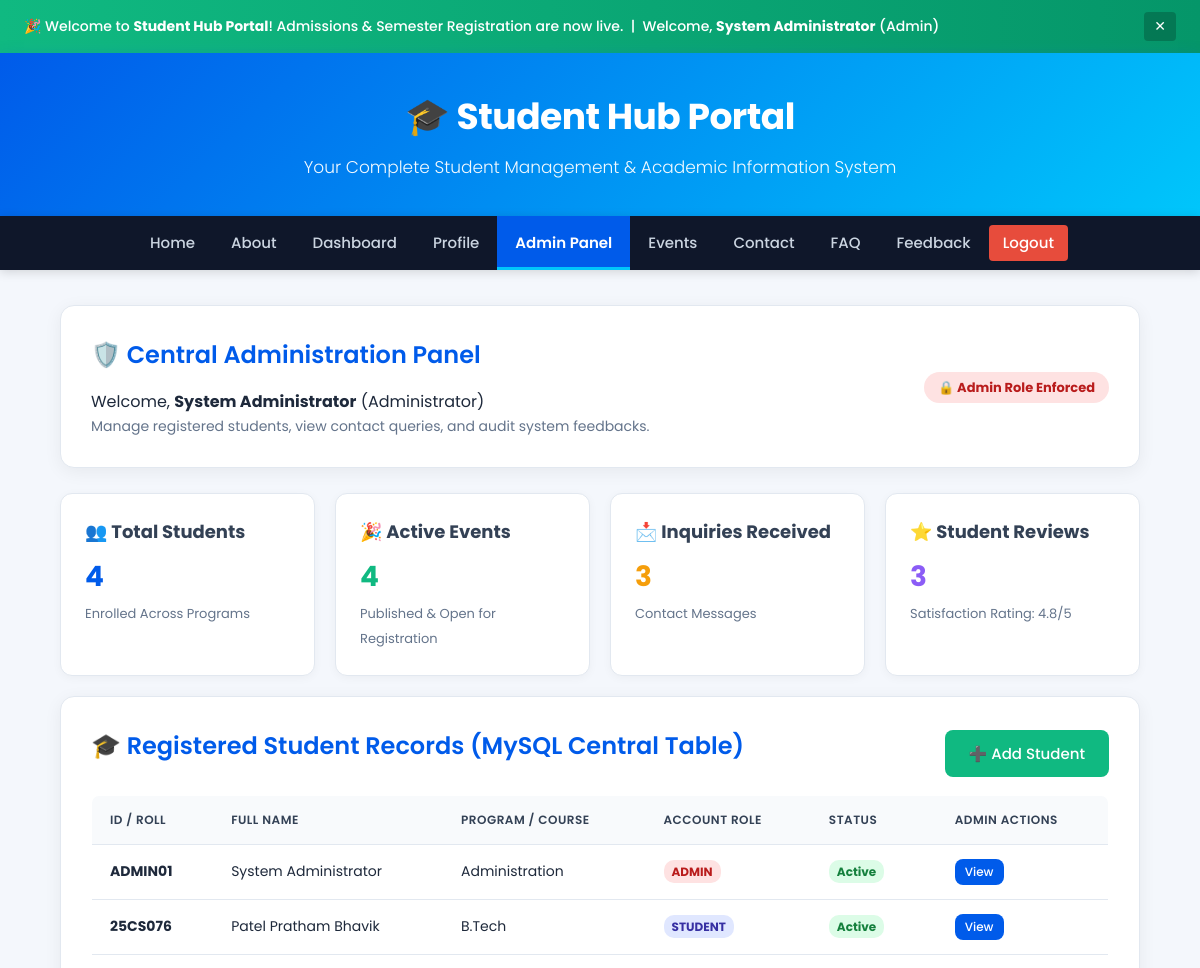
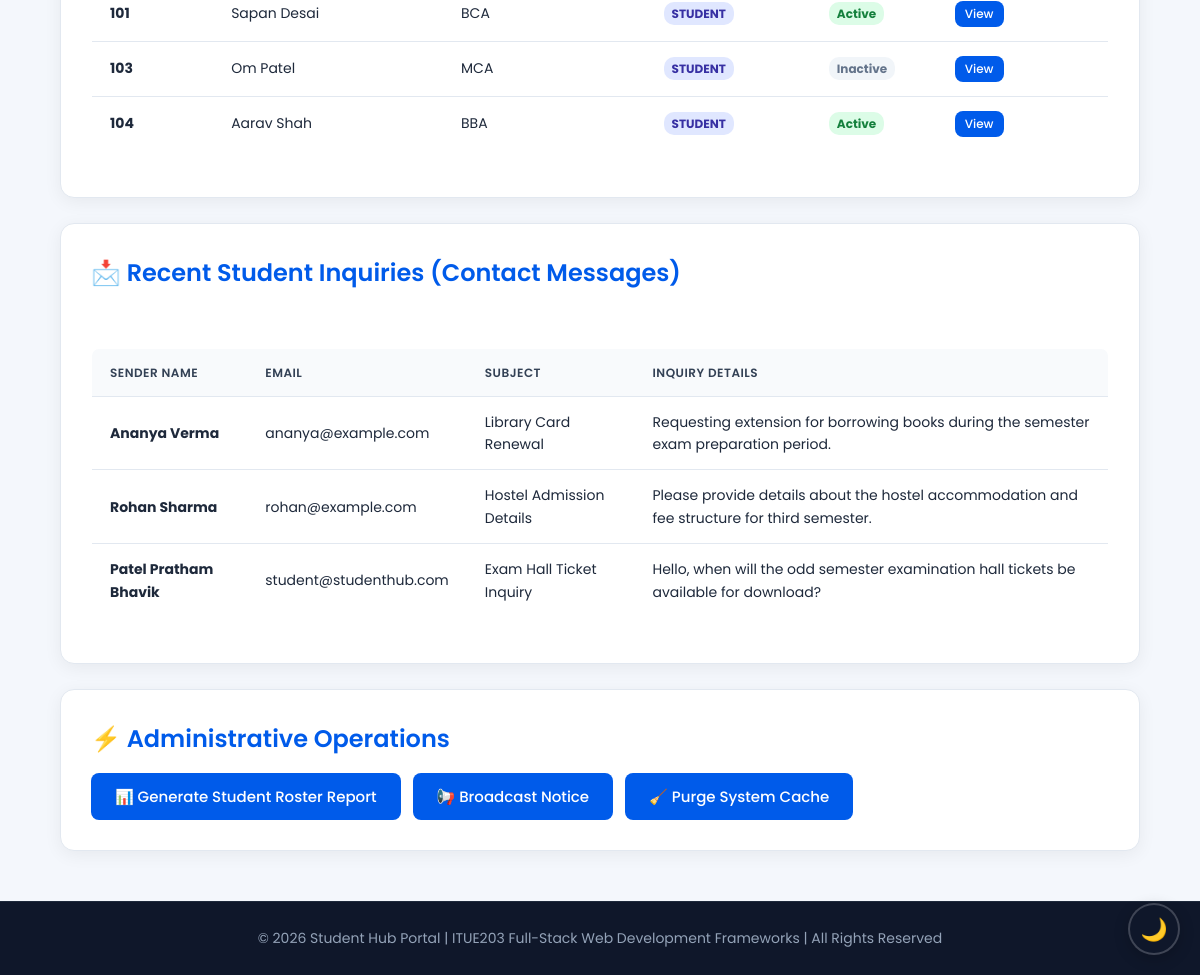
/admin.php (signed in), run on the app's committed database (2 pictures, top to bottom).
### tables this page shows
CREATE TABLE `users` (
  `id` INT AUTO_INCREMENT PRIMARY KEY,
  `student_id` VARCHAR(50) NOT NULL UNIQUE,
  `name` VARCHAR(100) NOT NULL,
  `email` VARCHAR(100) NOT NULL UNIQUE,
  `phone` VARCHAR(20) NOT NULL,
  `course` VARCHAR(50) NOT NULL,
  `password` VARCHAR(255) NOT NULL,
  `role` ENUM('student', 'admin') NOT NULL DEFAULT 'student',
  `city` VARCHAR(50) DEFAULT 'Nadiad',
  `dob` DATE DEFAULT '2006-01-12',
  `status` ENUM('Active', 'Inactive') DEFAULT 'Active',
  `created_at` TIMESTAMP DEFAULT CURRENT_TIMESTAMP
);

CREATE TABLE `contact_messages` (
  `id` INT AUTO_INCREMENT PRIMARY KEY,
  `name` VARCHAR(100) NOT NULL,
  `email` VARCHAR(100) NOT NULL,
  `subject` VARCHAR(150) NOT NULL,
  `message` TEXT NOT NULL,
  `status` ENUM('New', 'Read', 'Replied') DEFAULT 'New',
  `created_at` TIMESTAMP DEFAULT CURRENT_TIMESTAMP
);

### session.php (called while the page is built, shortened)
<?php
function getCurrentUser() {
    return $_SESSION['studenthub_user'] ?? null;
}
function getUserRole() {
    return $_SESSION['studenthub_user']['role'] ?? 'guest';
}

### admin.php (the view, shortened to what this page needs)
<?php
require_once __DIR__ . '/session.php';
$pdo = getDBConnection();
$students = [];
$messages = [];
$feedbacks = [];
$totalStudents = 0;
$totalEvents = 0;
if ($pdo) {
    $students = $pdo->query("SELECT id, student_id, name, email, course, phone, status, role FROM users ORDER BY id ASC")->fetchAll();
    $totalStudents = count(array_filter($students, fn($u) => $u['role'] === 'student'));
    $totalEvents = $pdo->query("SELECT COUNT(*) FROM events")->fetchColumn();
    $messages = $pdo->query("SELECT * FROM contact_messages ORDER BY id DESC LIMIT 5")->fetchAll();
    $feedbacks = $pdo->query("SELECT * FROM feedback ORDER BY id DESC LIMIT 5")->fetchAll();
}
require_once __DIR__ . '/header.php';
?>
<section class="card">
    <div style="display:flex;justify-content:space-between;align-items:center;flex-wrap:wrap;gap:15px;">
        <div>
            <h2>🛡️ Central Administration Panel</h2>
            <p>Welcome, <strong><?= htmlspecialchars($currentUser['name']) ?></strong> (Administrator)</p>
            <p style="font-size:14px;color:#64748b;">Manage registered students, view contact queries, and audit system feedbacks.</p>
        </div>
        <div>
            <span style="background:#fee2e2;color:#b91c1c;padding:6px 14px;border-radius:20px;font-size:13px;font-weight:bold;">
                🔒 Admin Role Enforced
            </span>
        </div>
    </div>
</section>
<section class="dashboard" aria-label="System Metrics">
    <div class="box">
        <h3>👥 Total Students</h3>
        <p style="font-size:28px;font-weight:bold;color:#005bea;"><?= (int)$totalStudents ?></p>
        <span style="font-size:13px;color:#64748b;">Enrolled Across Programs</span>
    </div>
    <div class="box">
        <h3>🎉 Active Events</h3>
        <p style="font-size:28px;font-weight:bold;color:#10b981;"><?= (int)$totalEvents ?></p>
        <span style="font-size:13px;color:#64748b;">Published & Open for Registration</span>
    </div>
    <div class="box">
        <h3>📩 Inquiries Received</h3>
        <p style="font-size:28px;font-weight:bold;color:#f59e0b;"><?= count($messages) ?></p>
        <span style="font-size:13px;color:#64748b;">Contact Messages</span>
    </div>
    <div class="box">
        <h3>⭐ Student Reviews</h3>
        <p style="font-size:28px;font-weight:bold;color:#8b5cf6;"><?= count($feedbacks) ?></p>
        <span style="font-size:13px;color:#64748b;">Satisfaction Rating: 4.8/5</span>
    </div>
</section>
<section class="card">
    <div style="display:flex;justify-content:space-between;align-items:center;flex-wrap:wrap;gap:10px;margin-bottom:15px;">
        <h2>🎓 Registered Student Records (MySQL Central Table)</h2>
        <button type="button" onclick="openModal('Add Student: Admin dialog opened. Enter Student ID, Full Name, Course, and Email to create record.')" style="background:#10b981;">
            ➕ Add Student
        </button>
    </div>
    <table>
        <thead>
            <tr>
                <th scope="col">ID / Roll</th>
                <th scope="col">Full Name</th>
                <th scope="col">Program / Course</th>
                <th scope="col">Account Role</th>
                <th scope="col">Status</th>
                <th scope="col">Admin Actions</th>
            </tr>
        </thead>
        <tbody>
            <?php foreach ($students as $stu): ?>
                <tr>
                    <td><strong><?= htmlspecialchars($stu['student_id']) ?></strong></td>
                    <td><?= htmlspecialchars($stu['name']) ?></td>
                    <td><?= htmlspecialchars($stu['course']) ?></td>
                    <td>
                        <span style="background:<?= $stu['role'] === 'admin' ? '#fee2e2' : '#e0e7ff' ?>;color:<?= $stu['role'] === 'admin' ? '#b91c1c' : '#3730a3' ?>;padding:3px 8px;border-radius:10px;font-size:12px;font-weight:bold;">
                            <?= htmlspecialchars(strtoupper($stu['role'])) ?>
                        </span>
                    </td>
                    <td>
                        <span style="background:<?= ($stu['status'] ?? 'Active') === 'Active' ? '#dcfce7' : '#f1f5f9' ?>;color:<?= ($stu['status'] ?? 'Active') === 'Active' ? '#15803d' : '#64748b' ?>;padding:3px 8px;border-radius:10px;font-size:12px;font-weight:bold;">
                            <?= htmlspecialchars($stu['status'] ?? 'Active') ?>
                        </span>
                    </td>
                    <td>
                        <button type="button" onclick="openModal('Viewing Detailed Record for <?= htmlspecialchars($stu['name']) ?> (ID: <?= htmlspecialchars($stu['student_id']) ?>). Program: <?= htmlspecialchars($stu['course']) ?>.')" style="padding:4px 10px;font-size:12px;">
                            View
                        </button>
                    </td>
                </tr>
            <?php endforeach; ?>
        </tbody>
    </table>
</section>
<section class="card">
    <h2>📩 Recent Student Inquiries (Contact Messages)</h2>
    <br>
    <table>
        <thead>
            <tr>
                <th scope="col">Sender Name</th>
                <th scope="col">Email</th>
                <th scope="col">Subject</th>
                <th scope="col">Inquiry Details</th>
            </tr>
        </thead>
        <tbody>
            <?php if (!empty($messages)): ?>
                <?php foreach ($messages as $msg): ?>
                    <tr>
                        <td><strong><?= htmlspecialchars($msg['name']) ?></strong></td>
                        <td><?= htmlspecialchars($msg['email']) ?></td>
                        <td><?= htmlspecialchars($msg['subject']) ?></td>
                        <td><?= htmlspecialchars($msg['message']) ?></td>
                    </tr>
                <?php endforeach; ?>
            <?php else: ?>
                <tr>
                    <td colspan="4" style="text-align:center;">No recent contact inquiries received.</td>
                </tr>
            <?php endif; ?>
        </tbody>
    </table>
</section>
<section class="card">
    <h2>⚡ Administrative Operations</h2>
    <div style="display:flex;gap:12px;flex-wrap:wrap;margin-top:10px;">
        <button type="button" onclick="openModal('📄 Full Enrollment Report generated for Odd Semester 2026. Ready for CSV download.')">
            📊 Generate Student Roster Report
        </button>
        <button type="button" onclick="openModal('📢 Broadcast Message: Notice sent to all registered students.')">
            📢 Broadcast Notice
        </button>
        <button type="button" onclick="openModal('🛠️ System Cache Cleared and Session store optimized.')">
            🧹 Purge System Cache
        </button>
    </div>
</section>
<?php require_once __DIR__ . '/footer.php'; ?>

### header.php (shortened to what this page needs)
<?php
require_once __DIR__ . '/session.php';
$currentUser = getCurrentUser();
$role = getUserRole();
$activePage = basename($_SERVER['PHP_SELF']);
?>
<!DOCTYPE html>
<html lang="en">
<head>
    <link rel="stylesheet" href="style.css">
</head>
<body>
    <div class="notification" id="notification" role="region" aria-label="Campus Announcement">
        <div>
            🎉 Welcome to <strong>Student Hub Portal</strong>! Admissions & Semester Registration are now live.
            <?php if ($currentUser): ?>
                &nbsp;|&nbsp; Welcome, <strong><?= htmlspecialchars($currentUser['name']) ?></strong> (<?= htmlspecialchars(ucfirst($currentUser['role'])) ?>)
            <?php endif; ?>
        </div>
        <button onclick="closeBanner()" aria-label="Close Announcement Banner">✕</button>
    </div>
    <header role="banner">
        <h1>🎓 Student Hub Portal</h1>
        <p>Your Complete Student Management & Academic Information System</p>
    </header>
    <nav role="navigation" aria-label="Primary Navigation">
        <div class="nav-links">
            <a href="index.php" class="<?= ($activePage === 'index.php') ? 'active' : '' ?>">Home</a>
            <a href="about.php" class="<?= ($activePage === 'about.php') ? 'active' : '' ?>">About</a>
            <?php if (!$currentUser): ?>
                <a href="register.php" class="<?= ($activePage === 'register.php') ? 'active' : '' ?>">Register</a>
                <a href="login.php" class="<?= ($activePage === 'login.php') ? 'active' : '' ?>">Login</a>
            <?php else: ?>
                <a href="dashboard.php" class="<?= ($activePage === 'dashboard.php') ? 'active' : '' ?>">Dashboard</a>
                <a href="profile.php" class="<?= ($activePage === 'profile.php') ? 'active' : '' ?>">Profile</a>
                <?php if ($role === 'admin'): ?>
                    <a href="admin.php" class="<?= ($activePage === 'admin.php') ? 'active' : '' ?>">Admin Panel</a>
                <?php endif; ?>
            <?php endif; ?>
            <a href="events.php" class="<?= ($activePage === 'events.php') ? 'active' : '' ?>">Events</a>
            <a href="contact.php" class="<?= ($activePage === 'contact.php') ? 'active' : '' ?>">Contact</a>
            <a href="faq.php" class="<?= ($activePage === 'faq.php') ? 'active' : '' ?>">FAQ</a>
            <a href="feedback.php" class="<?= ($activePage === 'feedback.php') ? 'active' : '' ?>">Feedback</a>
            <?php if ($currentUser): ?>
                <a href="logout.php" style="background:#e74c3c;color:white;border-radius:4px;padding:6px 14px;">Logout</a>
            <?php endif; ?>
        </div>
    </nav>
    <main id="main-content" class="container" role="main">

### style.css (style rules this page uses)
* { margin: 0; padding: 0; box-sizing: border-box; font-family: 'Poppins', -apple-system, BlinkMacSystemFont, 'Segoe UI', Roboto, sans-serif; }
html { scroll-behavior: smooth; }
body { background: #f4f7fc; color: #1e293b; line-height: 1.6; transition: background-color 0.3s ease, color 0.3s ease; }
.notification { background: linear-gradient(90deg, #10b981, #059669); color: #ffffff; padding: 12px 24px; display: flex; justify-content: space-between; align-items: center; font-size: 14px; font-weight: 500; box-shadow: 0 2px 8px rgba(0,0,0,0.1); }
.notification button { background: rgba(0, 0, 0, 0.2); color: #ffffff; border: none; border-radius: 4px; padding: 4px 10px; cursor: pointer; font-size: 14px; transition: 0.2s; }
header { background: linear-gradient(135deg, #005bea 0%, #00c6fb 100%); color: #ffffff; text-align: center; padding: 35px 20px; box-shadow: 0 4px 15px rgba(0, 91, 234, 0.25); }
header h1 { font-size: 36px; font-weight: 700; margin-bottom: 8px; letter-spacing: -0.5px; }
header p { font-size: 17px; opacity: 0.95; font-weight: 300; }
nav { background: #0f172a; display: flex; justify-content: center; align-items: center; position: sticky; top: 0; z-index: 990; box-shadow: 0 2px 10px rgba(0,0,0,0.15); }
.nav-links { display: flex; flex-wrap: wrap; align-items: center; justify-content: center; }
nav a { color: #cbd5e1; text-decoration: none; padding: 15px 18px; font-size: 15px; font-weight: 500; display: inline-block; transition: all 0.25s ease; }
nav a.active { background: #005bea; color: #ffffff; font-weight: 600; box-shadow: inset 0 -3px 0 #00c6fb; }
.container { width: 90%; max-width: 1200px; margin: 35px auto; }
.card { background: #ffffff; padding: 30px; margin-bottom: 25px; border-radius: 14px; box-shadow: 0 4px 18px rgba(0, 0, 0, 0.06); border: 1px solid #e2e8f0; transition: transform 0.25s ease, box-shadow 0.25s ease; }
.card h2 { color: #005bea; font-size: 24px; margin-bottom: 15px; font-weight: 600; }
.dashboard { display: grid; grid-template-columns: repeat(auto-fit, minmax(220px, 1fr)); gap: 20px; margin: 20px 0; }
.box { background: #ffffff; padding: 24px; border-radius: 12px; border: 1px solid #e2e8f0; box-shadow: 0 2px 10px rgba(0,0,0,0.04); transition: all 0.25s ease; }
.box h3 { font-size: 18px; color: #334155; margin-bottom: 8px; }
button, .btn { background: #005bea; color: #ffffff; border: none; padding: 12px 24px; border-radius: 8px; cursor: pointer; font-size: 15px; font-weight: 500; display: inline-block; text-decoration: none; transition: background 0.2s ease, transform 0.1s ease; }
table { width: 100%; border-collapse: collapse; margin: 15px 0; background: #ffffff; border-radius: 8px; overflow: hidden; border: 1px solid #e2e8f0; }
table th, table td { padding: 14px 18px; text-align: left; border-bottom: 1px solid #e2e8f0; font-size: 14px; }
table th { background: #f8fafc; color: #334155; font-weight: 600; text-transform: uppercase; font-size: 12px; letter-spacing: 0.5px; }

### data on the page
users: name "System Administrator", role "Admin", student "ADMIN01", course "Administration", role "ADMIN", status "Active"
users: student "25CS076", name "Patel Pratham Bhavik", course "B.Tech", role "STUDENT", status "Active"
users: student "101", name "Sapan Desai", course "BCA", role "STUDENT", status "Active"
users: student "103", name "Om Patel", course "MCA", role "STUDENT", status "Inactive"
users: student "104", name "Aarav Shah", course "BBA", role "STUDENT", status "Active"
contact_messages: name "Ananya Verma", email "ananya@example.com", subject "Library Card Renewal", message "Requesting extension for borrowing books during the semester exam preparation period."
contact_messages: name "Rohan Sharma", email "rohan@example.com", subject "Hostel Admission Details", message "Please provide details about the hostel accommodation and fee structure for third semester."
contact_messages: name "Patel Pratham Bhavik", email "student@studenthub.com", subject "Exam Hall Ticket Inquiry", message "Hello, when will the odd semester examination hall tickets be available for download?"

### other printed values
$totalStudents "4"
$totalEvents "4"
count($messages) "3"
count($feedbacks) "3"
